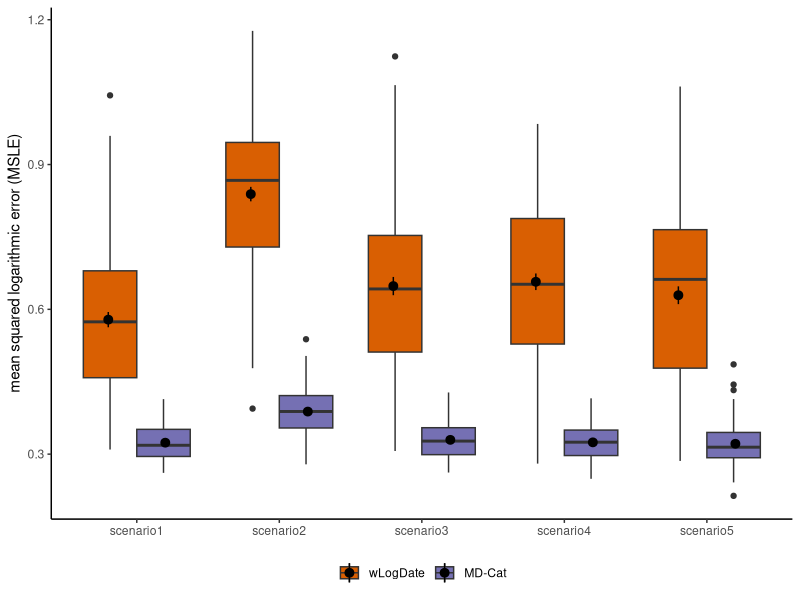
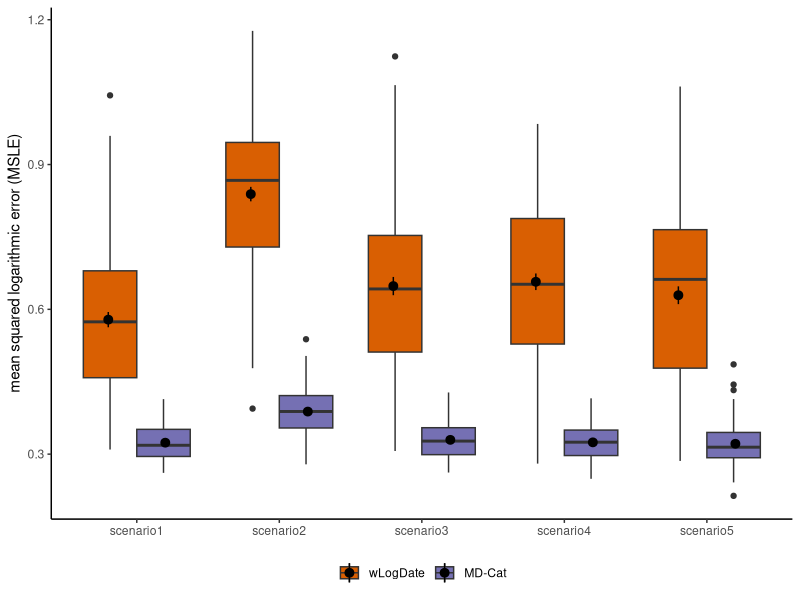

Reproduce these figures in R, in order.
require(ggplot2)

d = read.table("mutation_rates.txt",header=T)
d$method = factor(d$method,levels = c("wLogDate","MD-Cat"))

ggplot(d,aes(x=scenario,y=log10(exp(1))*error,fill=method)) + geom_boxplot(position="dodge") + 
  stat_summary(position=position_dodge2(width = 0.8)) + 
  scale_fill_manual(values = c("#D95F02","#7570B3")) +
  #scale_fill_brewer(palette = "Dark2") +
  xlab("simulation") + ylab("mean squared logarithmic error (MSLE)") +
  theme_classic() + theme(legend.title = element_blank(),legend.position = "bottom") +
  theme(axis.title.x = element_blank())

ggsave("mutation_rates.pdf",width=4,height=4)
